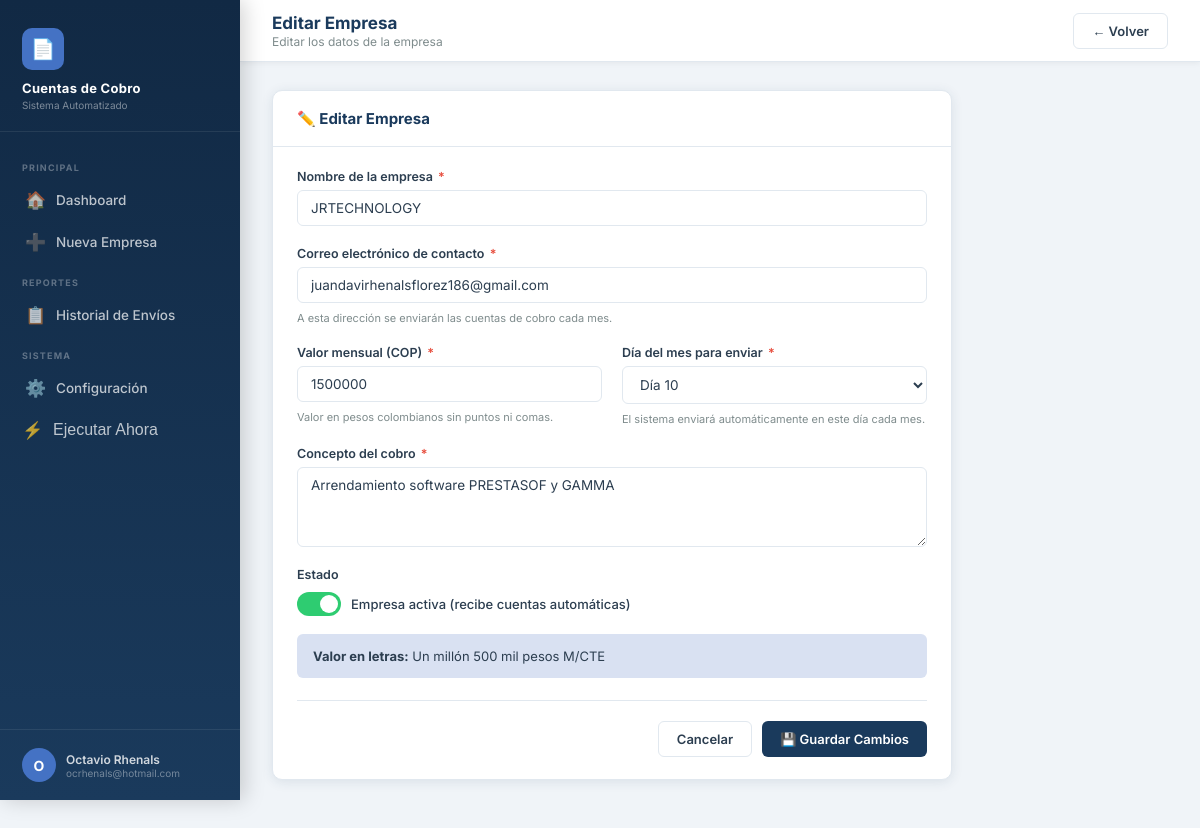
The page /empresa/1/editar on the database its author committed.
### tables this page shows
CREATE TABLE empresas (
            id             INTEGER PRIMARY KEY AUTOINCREMENT,
            nombre_empresa TEXT NOT NULL,
            correo_destino TEXT NOT NULL,
            valor          REAL NOT NULL,
            dia_envio      INTEGER NOT NULL,
            concepto       TEXT NOT NULL,
            activa         INTEGER DEFAULT 1,
            creado_en      TEXT DEFAULT CURRENT_TIMESTAMP
        );

### app.py (the view)
@app.route('/empresa/<int:id>/editar', methods=['GET', 'POST'])
def editar_empresa(id):
    empresa = db.get_empresa(id)
    if not empresa:
        flash('Empresa no encontrada.', 'error')
        return redirect(url_for('index'))
    if request.method == 'POST':
        db.actualizar_empresa(id, request.form)
        flash('✅ Empresa actualizada correctamente.', 'success')
        return redirect(url_for('index'))
    return render_template('empresa_form.html', empresa=empresa, titulo='Editar Empresa')

### app.py (called while the page is built)
@app.context_processor
def inject_globals():
    return {'now': datetime.now(), 'meses': MESES_ES}

### database.py (called while the page is built)
def get_conn():
    conn = sqlite3.connect(DB_PATH)
    conn.row_factory = sqlite3.Row
    conn.execute("PRAGMA foreign_keys = ON")
    return conn

def get_empresa(id):
    conn = get_conn()
    row = conn.execute('SELECT * FROM empresas WHERE id=?', (id,)).fetchone()
    conn.close()
    return dict(row) if row else None

### templates/empresa_form.html (shortened to what this page needs)
{% extends "base.html" %}
{% block page_title %}{{ titulo }}{% endblock %}
{% block page_sub %}{% if empresa %}Editar los datos de la empresa{% else %}Registrar una nueva empresa en el sistema{% endif %}{% endblock %}
{% block topbar_actions %}
  <a href="{{ url_for('index') }}" class="btn btn-outline">← Volver</a>
{% endblock %}
{% block content %}
<div style="max-width: 680px;">
  <div class="card">
    <div class="card-header">
      <span class="card-title">
        {% if empresa %}✏️ Editar Empresa{% else %}➕ Nueva Empresa{% endif %}
      </span>
    </div>
    <div class="card-body">
      <form method="post">
        <div class="form-grid">
          <div class="form-group full">
            <label for="nombre_empresa">Nombre de la empresa <span class="required">*</span></label>
            <input type="text" id="nombre_empresa" name="nombre_empresa" required
                   value="{{ empresa.nombre_empresa if empresa else '' }}"
                   placeholder="Ej: JRTECHNOLOGY S.A.S.">
          </div>
          <div class="form-group full">
            <label for="correo_destino">Correo electrónico de contacto <span class="required">*</span></label>
            <input type="email" id="correo_destino" name="correo_destino" required
                   value="{{ empresa.correo_destino if empresa else '' }}"
                   placeholder="pagos@empresa.com">
            <span class="form-hint">A esta dirección se enviarán las cuentas de cobro cada mes.</span>
          </div>
          <div class="form-group">
            <label for="valor">Valor mensual (COP) <span class="required">*</span></label>
            <input type="number" id="valor" name="valor" required min="1" step="1"
                   value="{{ empresa.valor | int if empresa else '' }}"
                   placeholder="250000">
            <span class="form-hint">Valor en pesos colombianos sin puntos ni comas.</span>
          </div>
          <div class="form-group">
            <label for="dia_envio">Día del mes para enviar <span class="required">*</span></label>
            <select id="dia_envio" name="dia_envio" required>
              {% for d in range(1, 32) %}
                <option value="{{ d }}"
                  {% if empresa and empresa.dia_envio == d %}selected{% endif %}>
                  Día {{ d }}
                </option>
              {% endfor %}
            </select>
            <span class="form-hint">El sistema enviará automáticamente en este día cada mes.</span>
          </div>
          <div class="form-group full">
            <label for="concepto">Concepto del cobro <span class="required">*</span></label>
            <textarea id="concepto" name="concepto" required
                      placeholder="Ej: Arrendamiento software PRESTASOF y GAMMA">{{ empresa.concepto if empresa else '' }}</textarea>
          </div>
          <div class="form-group full">
            <label>Estado</label>
            <div class="toggle-wrap">
              <label class="toggle">
                <span class="slider"></span>
              </label>
              <span class="toggle-label">Empresa activa (recibe cuentas automáticas)</span>
            </div>
          </div>
        </div>
        <div id="valor-preview" style="margin:18px 0 22px;padding:14px 16px;background:var(--blue-light);border-radius:var(--radius-sm);font-size:13px;display:none;">
          <strong>Valor en letras:</strong> <span id="letras-txt"></span>
        </div>
        <div style="display:flex;gap:10px;justify-content:flex-end;border-top:1px solid var(--border);padding-top:20px;">
          <a href="{{ url_for('index') }}" class="btn btn-outline">Cancelar</a>
          <button type="submit" class="btn btn-primary">
            {% if empresa %}💾 Guardar Cambios{% else %}➕ Agregar Empresa{% endif %}
          </button>
        </div>
      </form>
    </div>
  </div>
</div>
{% endblock %}

### static/style.css (style rules this page uses)
:root { --navy: #1a3a5c; --navy-dark: #112944; --navy-light: #2a5080; --blue: #4472c4; --blue-light: #d9e1f2; --accent: #2ecc71; --danger: #e74c3c; --warning: #f39c12; --text: #2c3e50; --text-muted: #7f8c8d; --bg: #f0f4f8; --white: #ffffff; --border: #e1e8ef; --sidebar-w: 240px; --shadow: 0 2px 12px rgba(26,58,92,0.10); --shadow-lg: 0 8px 32px rgba(26,58,92,0.15); --radius: 10px; --radius-sm: 6px; --transition: all 0.22s ease; }
*, *::before, *::after { box-sizing: border-box; margin: 0; padding: 0; }
body { font-family: 'Inter', sans-serif; background: var(--bg); color: var(--text); min-height: 100vh; display: flex; }
a { text-decoration: none; color: inherit; }
.card { background: var(--white); border-radius: var(--radius); box-shadow: var(--shadow); border: 1px solid var(--border); margin-bottom: 22px; overflow: hidden; }
.card-header { padding: 18px 24px; border-bottom: 1px solid var(--border); display: flex; align-items: center; justify-content: space-between; }
.card-title { font-size: 15px; font-weight: 700; color: var(--navy); display: flex; align-items: center; gap: 8px; }
.card-body { padding: 22px 24px; }
.btn { display: inline-flex; align-items: center; gap: 7px; padding: 9px 18px; border-radius: var(--radius-sm); font-size: 13px; font-weight: 600; cursor: pointer; border: none; transition: var(--transition); font-family: 'Inter', sans-serif; white-space: nowrap; }
.btn-primary { background: var(--navy); color: #fff; }
.btn-outline { background: transparent; border: 1.5px solid var(--border); color: var(--text); }
.form-grid { display: grid; grid-template-columns: 1fr 1fr; gap: 20px; }
.form-group { display: flex; flex-direction: column; gap: 6px; }
.form-group.full { grid-column: 1 / -1; }
label { font-size: 12.5px; font-weight: 600; color: var(--text); }
label .required { color: var(--danger); margin-left: 2px; }
input[type="text"], input[type="email"], input[type="number"], input[type="password"], input[type="time"], select, textarea { width: 100%; padding: 9px 13px; border: 1.5px solid var(--border); border-radius: var(--radius-sm); font-size: 13.5px; font-family: 'Inter', sans-serif; color: var(--text); background: #fff; transition: border-color 0.18s; outline: none; }
textarea { resize: vertical; min-height: 80px; }
.form-hint { font-size: 11px; color: var(--text-muted); margin-top: 2px; }
.toggle-wrap { display: flex; align-items: center; gap: 10px; margin-top: 4px; }
.toggle { position: relative; display: inline-block; width: 44px; height: 24px; }
.slider { position: absolute; inset: 0; background: #ccc; border-radius: 24px; transition: 0.25s; cursor: pointer; }
.slider::before { content: ''; position: absolute; width: 18px; height: 18px; left: 3px; bottom: 3px; background: #fff; border-radius: 50%; transition: 0.25s; }
input:checked + .slider { background: var(--accent); }
input:checked + .slider::before { transform: translateX(20px); }
.toggle-label { font-size: 13px; font-weight: 500; }

### rows shown on the page
empresas: nombre_empresa "JRTECHNOLOGY", correo_destino "juandavirhenalsflorez186@gmail.com", valor "1500000", dia_envio "Día 10", concepto "Arrendamiento software PRESTASOF y GAMMA"

### other values the page prints
{{ titulo }} "Editar Empresa"
